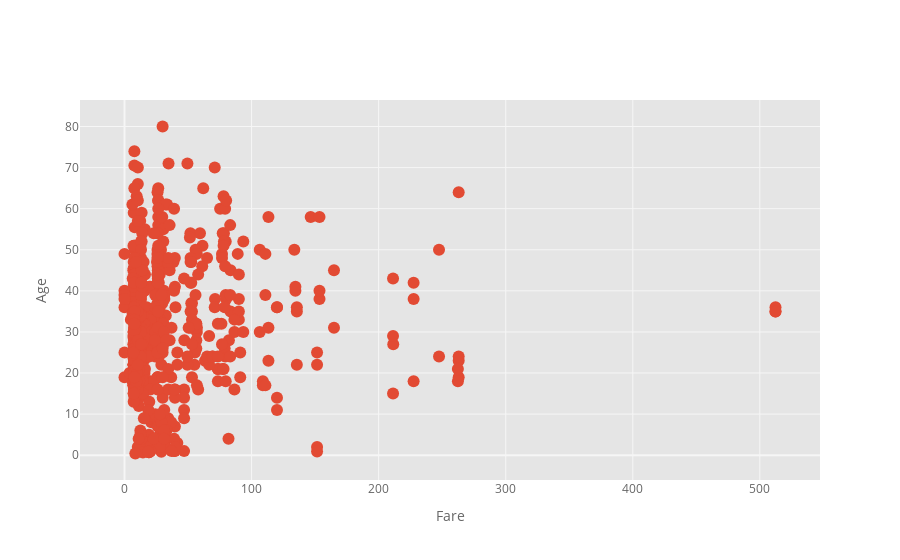

Notebook code for this chart:
### Code cell
cf.set_config_file(theme='ggplot')
titanic.iplot(kind='scatter', x='fare', y='age', mode='markers', xTitle='Fare', yTitle='Age')

### Figure 1 — Plotly figure (JSON) as saved in the notebook; plotly's stock layout.template omitted (floating-point values rounded to 4 significant figures; data arrays with more than 128 entries replaced by an {"elided": "..."} marker saying what was removed)
{"data": [{"line": {"color": "rgba(226, 74, 51, 1.0)", "dash": "solid", "shape": "linear", "width": 1.3}, "marker": {"size": 12, "symbol": "circle"}, "mode": "markers", "name": "age", "text": "", "type": "scatter", "x": {"elided": "891 float values"}, "y": {"elided": "891 mixed values"}}], "layout": {"legend": {"bgcolor": "#FFFFFF", "font": {"color": "#666666"}}, "paper_bgcolor": "#FFFFFF", "plot_bgcolor": "#E5E5E5", "title": {"font": {"color": "#151516"}}, "xaxis": {"gridcolor": "#F6F6F6", "showgrid": true, "tickfont": {"color": "#666666"}, "title": {"font": {"color": "#666666"}, "text": "Fare"}, "zerolinecolor": "#F6F6F6"}, "yaxis": {"gridcolor": "#F6F6F6", "showgrid": true, "tickfont": {"color": "#666666"}, "title": {"font": {"color": "#666666"}, "text": "Age"}, "zerolinecolor": "#F6F6F6"}}}
